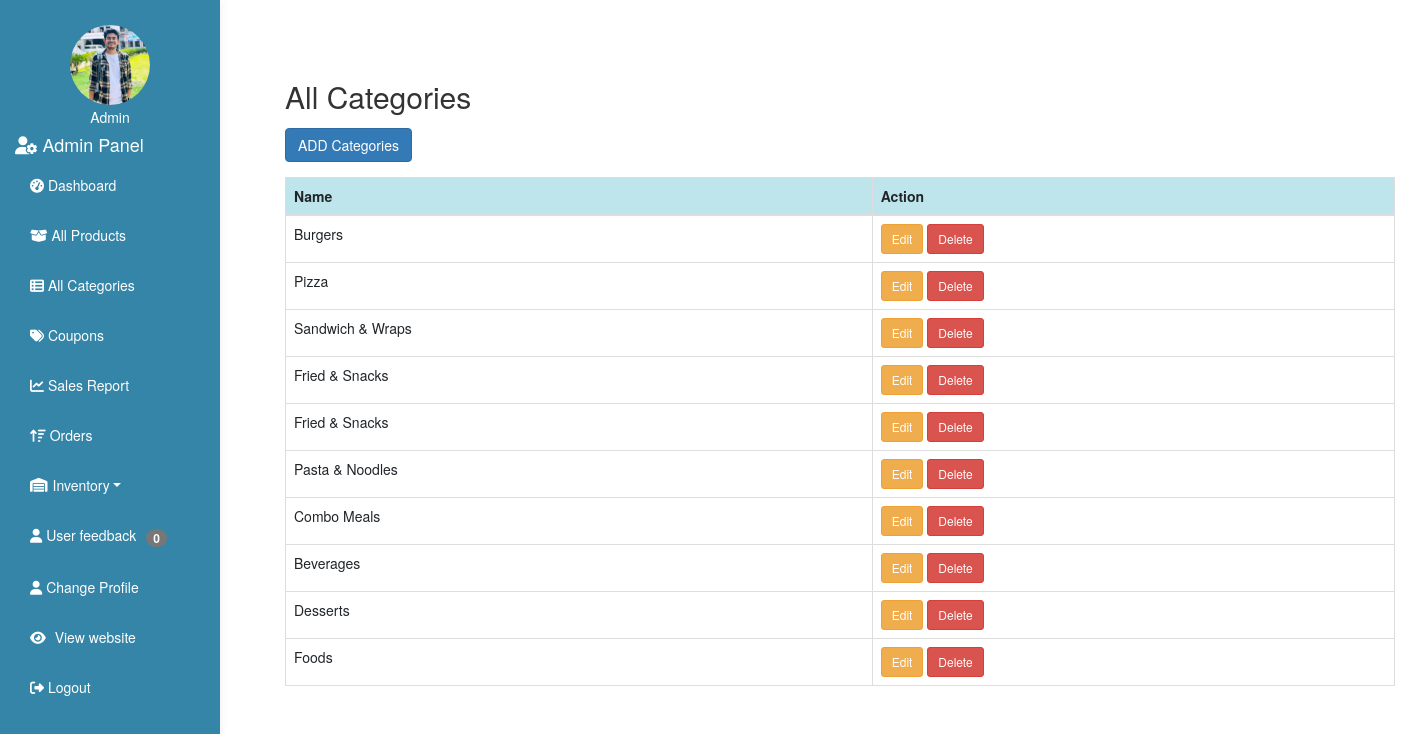
Screenshot of /admin/index.php?page=categories (signed in) with the database file from the repository.
### tables this page shows
CREATE TABLE `categories` (
  `id` int(6) NOT NULL,
  `category_name` varchar(100) NOT NULL,
  `created_at` date NOT NULL DEFAULT current_timestamp()
);

### admin/pages/categories.php (the view, shortened to what this page needs)
<?php
include 'dbConfig.php';
$stmt = $DB_con->prepare("SELECT * FROM categories ORDER BY id DESC");
$stmt->execute();
$categories = $stmt->fetchAll(PDO::FETCH_ASSOC);
?>
<!DOCTYPE html>
<html>
<head>
	<link rel="stylesheet" href="https://cdnjs.cloudflare.com/ajax/libs/twitter-bootstrap/3.4.1/css/bootstrap.min.css" />
</head>
<body>
	<div class="container mt-5">
		<h2 class="mb-4">All Categories</h2>
		<a href="?page=add_categories" class="btn btn-primary mb-2">ADD Categories</a>
		<table class="table table-bordered table-hover">
			<thead class="table-info">
				<tr>
					<th>Name</th>
					<th>Action</th>
				</tr>
			</thead>
			<?php
				if($categories):?>
					<?php foreach($categories as $row):?>
						<?php
						$encrypted_id = urlencode(base64_encode($row['id']));
						 ?>
				<tr>
					<td>
						<?php echo htmlspecialchars($row['category_name']);?>
					</td>
				<td>
						<a href="?page=edit_categories&id=<?php echo $encrypted_id; ?>" class="btn btn-sm btn-warning">Edit</a>
						<a href="?page=products&delete_id=<?php echo $encrypted_id; ?>" class="btn btn-sm btn-danger">Delete</a>
					</td>
				</tr>
			<?php endforeach;?>
			<?php endif; ?>
		</table>
	</div>
</body>
</html>

### admin/includes/sidebar.php (shortened to what this page needs)
<div class="sidebar">
	<div class="text-center mb-3">
		<?php
		require_once __DIR__ . '/../dbConfig.php';
		$admin_id = $_SESSION['admin_id'] ?? null;
		$adminPhoto = 'default.jpg';
		$adminName = 'Admin';
		if ($admin_id) {
			$stmt = $DB_con->prepare("SELECT * FROM admins WHERE id =?");
			$stmt->execute([$admin_id]);
			$admin = $stmt->fetch(PDO::FETCH_ASSOC);
			if ($admin) {
				$adminPhoto = !empty($admin['photo']) ? $admin['photo'] : 'default.jpg';
				$adminName = $admin['username'];
			}
		}
		?>
		<img src="../uploads/admins/<?= htmlspecialchars($adminPhoto) ?>" alt="Profile" class="rounded-circle" width="80" height="80">
		<h5 class="mt-2"><?= htmlspecialchars($adminName) ?></h5>
	</div>
	<h4><i class="fas fa-user-cog"></i> Admin Panel</h4>
	<a href="index.php?page=dashboard"><i class="fas fa-tachometer-alt"></i> Dashboard</a>
	<a href="index.php?page=products"><i class="fas fa-box-open"></i> All Products</a>
	<a href="index.php?page=categories"><i class="fas fa-th-list"></i> All Categories</a>
	<a href="index.php?page=coupons"><i class="fas fa-tags"></i> Coupons</a>
	<a href="index.php?page=sales_report"><i class="fas fa-chart-line"></i> Sales Report</a>
	<a href="index.php?page=orders" id="menuOrders">
		<i class="fa-solid fa-arrow-up-wide-short"></i> Orders
	</a>
	<a href="#inventorySubmenu" data-toggle="collapse" aria-expanded="false" class="dropdown-toggle d-flex align-items-center">
		<i class="fas fa-warehouse mr-2"></i> Inventory
	</a>
	<a href="index.php?page=feedback">
		<i class="fas fa-user"></i> User feedback
		<span id="fbcount" class="badge badge-pill badge-danger" style="margin-left: 6px;">0</span>
	</a>
	<a href="index.php?page=admin_profile"><i class="fas fa-user"></i> Change Profile</a>
	<a href="../index.php" style="color: white; text-decoration: none;">
		<i class="fa-solid fa-eye mr-2"></i> View website
	</a>
	<a href="logout.php"><i class="fas fa-sign-out-alt"></i> Logout</a>
</div>

### admin/includes/header.php (style rules this page uses)
body { margin: 0; padding: 0; font-family: 'Segoe UI', sans-serif; background-color: #f5f7fa; }
.sidebar { width: 220px; height: 100vh; position: fixed; background-color: #3485A7; color: white; padding: 25px 15px; box-shadow: 2px 0 8px rgba(0, 0, 0, 0.05); overflow-y: auto; }
.sidebar a { color: white; display: block; padding: 10px 15px; margin: 10px 0; border-radius: 6px; text-decoration: none; transition: background-color 0.3s ease; }

### admin/includes/sidebar.php (style rules this page uses)
.sidebar a.dropdown-toggle { cursor: pointer; }

### rows the page displays
categories: category_name "Burgers"
categories: category_name "Pizza"
categories: category_name "Sandwich & Wraps"
categories: category_name "Fried & Snacks"
categories: category_name "Fried & Snacks"
categories: category_name "Pasta & Noodles"
categories: category_name "Combo Meals"
categories: category_name "Beverages"
categories: category_name "Desserts"
categories: category_name "Foods"

### other values shown
$adminName "Admin"
